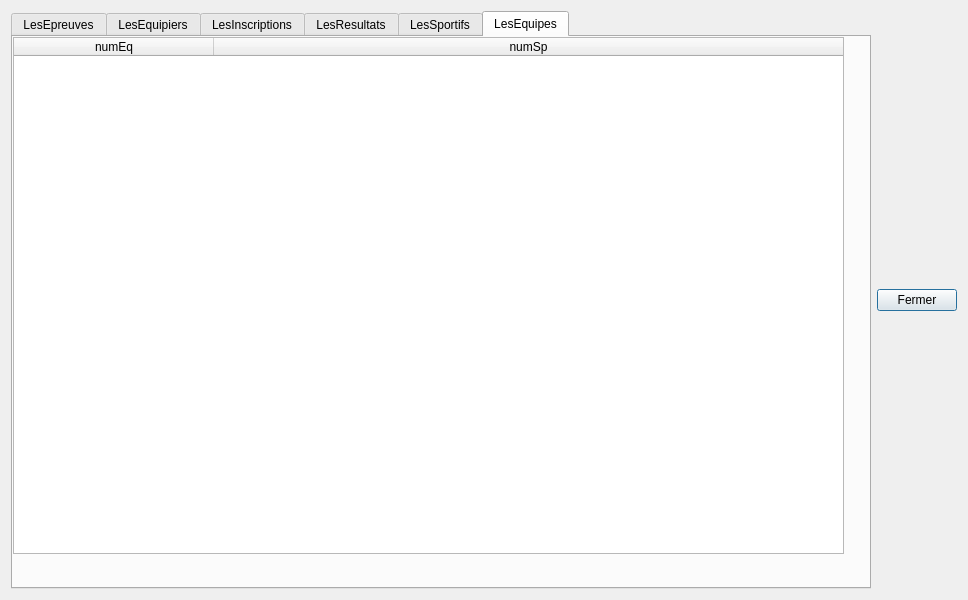
<?xml version="1.0" encoding="UTF-8"?>
<ui version="4.0">
 <class>tablesData</class>
 <widget class="QDialog" name="tablesData">
  <property name="geometry">
   <rect>
    <x>0</x>
    <y>0</y>
    <width>968</width>
    <height>600</height>
   </rect>
  </property>
  <property name="sizePolicy">
   <sizepolicy hsizetype="Preferred" vsizetype="Preferred">
    <horstretch>0</horstretch>
    <verstretch>0</verstretch>
   </sizepolicy>
  </property>
  <property name="minimumSize">
   <size>
    <width>0</width>
    <height>0</height>
   </size>
  </property>
  <property name="windowTitle">
   <string>BD JO</string>
  </property>
  <layout class="QVBoxLayout" name="verticalLayout">
   <item>
    <layout class="QHBoxLayout" name="horizontalLayout">
     <item>
      <spacer name="horizontalSpacer">
       <property name="orientation">
        <enum>Qt::Horizontal</enum>
       </property>
       <property name="sizeHint" stdset="0">
        <size>
         <width>40</width>
         <height>20</height>
        </size>
       </property>
      </spacer>
     </item>
     <item>
      <widget class="QTabWidget" name="tabWidget">
       <property name="currentIndex">
        <number>5</number>
       </property>
       <widget class="QWidget" name="tabEpreuves">
        <attribute name="title">
         <string>LesEpreuves</string>
        </attribute>
        <layout class="QVBoxLayout" name="verticalLayout_2">
         <item>
          <widget class="QTableWidget" name="tableEpreuves">
           <property name="sizePolicy">
            <sizepolicy hsizetype="Expanding" vsizetype="Expanding">
             <horstretch>0</horstretch>
             <verstretch>0</verstretch>
            </sizepolicy>
           </property>
           <property name="minimumSize">
            <size>
             <width>0</width>
             <height>400</height>
            </size>
           </property>
           <property name="baseSize">
            <size>
             <width>0</width>
             <height>0</height>
            </size>
           </property>
           <property name="layoutDirection">
            <enum>Qt::LeftToRight</enum>
           </property>
           <property name="sizeAdjustPolicy">
            <enum>QAbstractScrollArea::AdjustToContents</enum>
           </property>
           <property name="sortingEnabled">
            <bool>true</bool>
           </property>
           <property name="columnCount">
            <number>7</number>
           </property>
           <attribute name="horizontalHeaderCascadingSectionResizes">
            <bool>true</bool>
           </attribute>
           <attribute name="horizontalHeaderDefaultSectionSize">
            <number>150</number>
           </attribute>
           <attribute name="horizontalHeaderHighlightSections">
            <bool>true</bool>
           </attribute>
           <attribute name="horizontalHeaderMinimumSectionSize">
            <number>50</number>
           </attribute>
           <attribute name="horizontalHeaderShowSortIndicator" stdset="0">
            <bool>true</bool>
           </attribute>
           <attribute name="horizontalHeaderStretchLastSection">
            <bool>true</bool>
           </attribute>
           <attribute name="verticalHeaderVisible">
            <bool>false</bool>
           </attribute>
           <column>
            <property name="text">
             <string>numEp</string>
            </property>
           </column>
           <column>
            <property name="text">
             <string>nomEp</string>
            </property>
           </column>
           <column>
            <property name="text">
             <string>formeEp</string>
            </property>
           </column>
           <column>
            <property name="text">
             <string>categorieEp</string>
            </property>
           </column>
           <column>
            <property name="text">
             <string>nbSportifsEp</string>
            </property>
           </column>
           <column>
            <property name="text">
             <string>dateEp</string>
            </property>
           </column>
           <column>
            <property name="text">
             <string>nomDi</string>
            </property>
           </column>
          </widget>
         </item>
         <item>
          <widget class="QLabel" name="label_epreuves">
           <property name="palette">
            <palette>
             <active>
              <colorrole role="WindowText">
               <brush brushstyle="SolidPattern">
                <color alpha="255">
                 <red>255</red>
                 <green>0</green>
                 <blue>0</blue>
                </color>
               </brush>
              </colorrole>
             </active>
             <inactive>
              <colorrole role="WindowText">
               <brush brushstyle="SolidPattern">
                <color alpha="255">
                 <red>255</red>
                 <green>0</green>
                 <blue>0</blue>
                </color>
               </brush>
              </colorrole>
             </inactive>
             <disabled>
              <colorrole role="WindowText">
               <brush brushstyle="SolidPattern">
                <color alpha="255">
                 <red>120</red>
                 <green>120</green>
                 <blue>120</blue>
                </color>
               </brush>
              </colorrole>
             </disabled>
            </palette>
           </property>
           <property name="text">
            <string/>
           </property>
           <property name="scaledContents">
            <bool>true</bool>
           </property>
           <property name="alignment">
            <set>Qt::AlignCenter</set>
           </property>
          </widget>
         </item>
        </layout>
       </widget>
       <widget class="QWidget" name="tabEquipiers">
        <attribute name="title">
         <string>LesEquipiers</string>
        </attribute>
        <layout class="QVBoxLayout" name="verticalLayout_4">
         <item>
          <widget class="QTableWidget" name="tableEquipiers">
           <property name="sizePolicy">
            <sizepolicy hsizetype="Expanding" vsizetype="Expanding">
             <horstretch>0</horstretch>
             <verstretch>0</verstretch>
            </sizepolicy>
           </property>
           <property name="minimumSize">
            <size>
             <width>0</width>
             <height>400</height>
            </size>
           </property>
           <property name="baseSize">
            <size>
             <width>0</width>
             <height>0</height>
            </size>
           </property>
           <property name="columnCount">
            <number>2</number>
           </property>
           <attribute name="horizontalHeaderDefaultSectionSize">
            <number>200</number>
           </attribute>
           <attribute name="horizontalHeaderMinimumSectionSize">
            <number>50</number>
           </attribute>
           <attribute name="horizontalHeaderStretchLastSection">
            <bool>true</bool>
           </attribute>
           <attribute name="verticalHeaderVisible">
            <bool>false</bool>
           </attribute>
           <column>
            <property name="text">
             <string>numEq</string>
            </property>
           </column>
           <column>
            <property name="text">
             <string>numSp</string>
            </property>
           </column>
          </widget>
         </item>
         <item>
          <widget class="QLabel" name="label_equipiers">
           <property name="palette">
            <palette>
             <active>
              <colorrole role="WindowText">
               <brush brushstyle="SolidPattern">
                <color alpha="255">
                 <red>255</red>
                 <green>0</green>
                 <blue>0</blue>
                </color>
               </brush>
              </colorrole>
             </active>
             <inactive>
              <colorrole role="WindowText">
               <brush brushstyle="SolidPattern">
                <color alpha="255">
                 <red>255</red>
                 <green>0</green>
                 <blue>0</blue>
                </color>
               </brush>
              </colorrole>
             </inactive>
             <disabled>
              <colorrole role="WindowText">
               <brush brushstyle="SolidPattern">
                <color alpha="255">
                 <red>120</red>
                 <green>120</green>
                 <blue>120</blue>
                </color>
               </brush>
              </colorrole>
             </disabled>
            </palette>
           </property>
           <property name="text">
            <string/>
           </property>
           <property name="alignment">
            <set>Qt::AlignCenter</set>
           </property>
          </widget>
         </item>
        </layout>
       </widget>
       <widget class="QWidget" name="tabInscriptions">
        <attribute name="title">
         <string>LesInscriptions</string>
        </attribute>
        <layout class="QVBoxLayout" name="verticalLayout_5">
         <item>
          <widget class="QTableWidget" name="tableInscriptions">
           <attribute name="horizontalHeaderDefaultSectionSize">
            <number>200</number>
           </attribute>
           <attribute name="horizontalHeaderMinimumSectionSize">
            <number>50</number>
           </attribute>
           <attribute name="horizontalHeaderStretchLastSection">
            <bool>true</bool>
           </attribute>
           <attribute name="verticalHeaderVisible">
            <bool>false</bool>
           </attribute>
           <column>
            <property name="text">
             <string>numIn</string>
            </property>
           </column>
           <column>
            <property name="text">
             <string>numEp</string>
            </property>
           </column>
          </widget>
         </item>
         <item>
          <widget class="QLabel" name="label_inscriptions">
           <property name="palette">
            <palette>
             <active>
              <colorrole role="WindowText">
               <brush brushstyle="SolidPattern">
                <color alpha="255">
                 <red>255</red>
                 <green>0</green>
                 <blue>0</blue>
                </color>
               </brush>
              </colorrole>
             </active>
             <inactive>
              <colorrole role="WindowText">
               <brush brushstyle="SolidPattern">
                <color alpha="255">
                 <red>255</red>
                 <green>0</green>
                 <blue>0</blue>
                </color>
               </brush>
              </colorrole>
             </inactive>
             <disabled>
              <colorrole role="WindowText">
               <brush brushstyle="SolidPattern">
                <color alpha="255">
                 <red>120</red>
                 <green>120</green>
                 <blue>120</blue>
                </color>
               </brush>
              </colorrole>
             </disabled>
            </palette>
           </property>
           <property name="text">
            <string/>
           </property>
           <property name="alignment">
            <set>Qt::AlignCenter</set>
           </property>
          </widget>
         </item>
        </layout>
       </widget>
       <widget class="QWidget" name="tabResultats">
        <attribute name="title">
         <string>LesResultats</string>
        </attribute>
        <layout class="QVBoxLayout" name="verticalLayout_6">
         <item>
          <widget class="QTableWidget" name="tableResultats">
           <attribute name="horizontalHeaderDefaultSectionSize">
            <number>200</number>
           </attribute>
           <attribute name="horizontalHeaderMinimumSectionSize">
            <number>50</number>
           </attribute>
           <attribute name="horizontalHeaderStretchLastSection">
            <bool>true</bool>
           </attribute>
           <attribute name="verticalHeaderVisible">
            <bool>false</bool>
           </attribute>
           <column>
            <property name="text">
             <string>numEp</string>
            </property>
           </column>
           <column>
            <property name="text">
             <string>gold</string>
            </property>
           </column>
           <column>
            <property name="text">
             <string>silver</string>
            </property>
           </column>
           <column>
            <property name="text">
             <string>bronze</string>
            </property>
           </column>
          </widget>
         </item>
         <item>
          <widget class="QLabel" name="label_resultats">
           <property name="palette">
            <palette>
             <active>
              <colorrole role="WindowText">
               <brush brushstyle="SolidPattern">
                <color alpha="255">
                 <red>255</red>
                 <green>0</green>
                 <blue>0</blue>
                </color>
               </brush>
              </colorrole>
             </active>
             <inactive>
              <colorrole role="WindowText">
               <brush brushstyle="SolidPattern">
                <color alpha="255">
                 <red>255</red>
                 <green>0</green>
                 <blue>0</blue>
                </color>
               </brush>
              </colorrole>
             </inactive>
             <disabled>
              <colorrole role="WindowText">
               <brush brushstyle="SolidPattern">
                <color alpha="255">
                 <red>120</red>
                 <green>120</green>
                 <blue>120</blue>
                </color>
               </brush>
              </colorrole>
             </disabled>
            </palette>
           </property>
           <property name="text">
            <string/>
           </property>
           <property name="alignment">
            <set>Qt::AlignCenter</set>
           </property>
          </widget>
         </item>
        </layout>
       </widget>
       <widget class="QWidget" name="tabSportifs">
        <attribute name="title">
         <string>LesSportifs</string>
        </attribute>
        <layout class="QVBoxLayout" name="verticalLayout_7">
         <item>
          <widget class="QTableWidget" name="tableSportifs">
           <attribute name="horizontalHeaderDefaultSectionSize">
            <number>110</number>
           </attribute>
           <attribute name="horizontalHeaderMinimumSectionSize">
            <number>50</number>
           </attribute>
           <attribute name="horizontalHeaderStretchLastSection">
            <bool>true</bool>
           </attribute>
           <attribute name="verticalHeaderVisible">
            <bool>false</bool>
           </attribute>
           <column>
            <property name="text">
             <string>numSp</string>
            </property>
           </column>
           <column>
            <property name="text">
             <string>nomSp</string>
            </property>
           </column>
           <column>
            <property name="text">
             <string>prenomSp</string>
            </property>
           </column>
           <column>
            <property name="text">
             <string>pays</string>
            </property>
           </column>
           <column>
            <property name="text">
             <string>categorieSp</string>
            </property>
           </column>
           <column>
            <property name="text">
             <string>dateNaisSp</string>
            </property>
           </column>
           <column>
            <property name="text">
             <string>age</string>
            </property>
           </column>
          </widget>
         </item>
         <item>
          <widget class="QLabel" name="label_sportifs">
           <property name="palette">
            <palette>
             <active>
              <colorrole role="WindowText">
               <brush brushstyle="SolidPattern">
                <color alpha="255">
                 <red>255</red>
                 <green>0</green>
                 <blue>0</blue>
                </color>
               </brush>
              </colorrole>
             </active>
             <inactive>
              <colorrole role="WindowText">
               <brush brushstyle="SolidPattern">
                <color alpha="255">
                 <red>255</red>
                 <green>0</green>
                 <blue>0</blue>
                </color>
               </brush>
              </colorrole>
             </inactive>
             <disabled>
              <colorrole role="WindowText">
               <brush brushstyle="SolidPattern">
                <color alpha="255">
                 <red>120</red>
                 <green>120</green>
                 <blue>120</blue>
                </color>
               </brush>
              </colorrole>
             </disabled>
            </palette>
           </property>
           <property name="text">
            <string/>
           </property>
           <property name="alignment">
            <set>Qt::AlignCenter</set>
           </property>
          </widget>
         </item>
        </layout>
       </widget>
       <widget class="QWidget" name="tabEquipes">
        <attribute name="title">
         <string>LesEquipes</string>
        </attribute>
        <widget class="QTableWidget" name="tableEquipes">
         <property name="geometry">
          <rect>
           <x>0</x>
           <y>0</y>
           <width>831</width>
           <height>517</height>
          </rect>
         </property>
         <property name="sizePolicy">
          <sizepolicy hsizetype="Expanding" vsizetype="Expanding">
           <horstretch>0</horstretch>
           <verstretch>0</verstretch>
          </sizepolicy>
         </property>
         <property name="minimumSize">
          <size>
           <width>0</width>
           <height>400</height>
          </size>
         </property>
         <property name="baseSize">
          <size>
           <width>0</width>
           <height>0</height>
          </size>
         </property>
         <property name="columnCount">
          <number>2</number>
         </property>
         <attribute name="horizontalHeaderDefaultSectionSize">
          <number>200</number>
         </attribute>
         <attribute name="horizontalHeaderMinimumSectionSize">
          <number>50</number>
         </attribute>
         <attribute name="horizontalHeaderStretchLastSection">
          <bool>true</bool>
         </attribute>
         <attribute name="verticalHeaderVisible">
          <bool>false</bool>
         </attribute>
         <column>
          <property name="text">
           <string>numEq</string>
          </property>
         </column>
         <column>
          <property name="text">
           <string>numSp</string>
          </property>
         </column>
        </widget>
        <widget class="QLabel" name="label_Equipes">
         <property name="geometry">
          <rect>
           <x>0</x>
           <y>530</y>
           <width>831</width>
           <height>13</height>
          </rect>
         </property>
         <property name="palette">
          <palette>
           <active>
            <colorrole role="WindowText">
             <brush brushstyle="SolidPattern">
              <color alpha="255">
               <red>255</red>
               <green>0</green>
               <blue>0</blue>
              </color>
             </brush>
            </colorrole>
           </active>
           <inactive>
            <colorrole role="WindowText">
             <brush brushstyle="SolidPattern">
              <color alpha="255">
               <red>255</red>
               <green>0</green>
               <blue>0</blue>
              </color>
             </brush>
            </colorrole>
           </inactive>
           <disabled>
            <colorrole role="WindowText">
             <brush brushstyle="SolidPattern">
              <color alpha="255">
               <red>120</red>
               <green>120</green>
               <blue>120</blue>
              </color>
             </brush>
            </colorrole>
           </disabled>
          </palette>
         </property>
         <property name="text">
          <string/>
         </property>
         <property name="alignment">
          <set>Qt::AlignCenter</set>
         </property>
        </widget>
       </widget>
      </widget>
     </item>
     <item>
      <widget class="QPushButton" name="pushButton">
       <property name="text">
        <string>Fermer</string>
       </property>
      </widget>
     </item>
     <item>
      <spacer name="horizontalSpacer_2">
       <property name="orientation">
        <enum>Qt::Horizontal</enum>
       </property>
       <property name="sizeHint" stdset="0">
        <size>
         <width>40</width>
         <height>20</height>
        </size>
       </property>
      </spacer>
     </item>
    </layout>
   </item>
  </layout>
 </widget>
 <resources/>
 <connections>
  <connection>
   <sender>pushButton</sender>
   <signal>clicked()</signal>
   <receiver>tablesData</receiver>
   <slot>close()</slot>
   <hints>
    <hint type="sourcelabel">
     <x>360</x>
     <y>575</y>
    </hint>
    <hint type="destinationlabel">
     <x>323</x>
     <y>169</y>
    </hint>
   </hints>
  </connection>
 </connections>
 <slots>
  <slot>refreshSpectaclesData()</slot>
  <slot>refreshZonesData()</slot>
  <slot>refreshRepresentationsData()</slot>
 </slots>
</ui>
